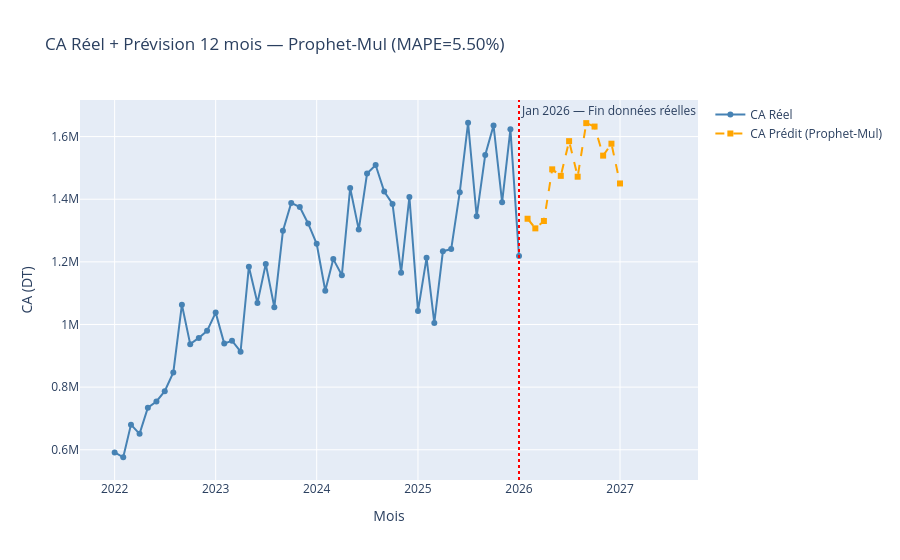

The notebook cell this image was saved under:
### Code cell
# ── 6.2 Graphe Plotly — Historique + Prévision ────────────────
fig = go.Figure()
fig.add_trace(go.Scatter(
    x=ts.index, y=ts.values, name='CA Réel',
    mode='lines+markers', line=dict(color='steelblue', width=2)
))
fig.add_trace(go.Scatter(
    x=df_pred['date'], y=df_pred['predicted_sales'],
    name=f'CA Prédit ({best_ts_name})',
    mode='lines+markers',
    line=dict(color='orange', width=2, dash='dash'),
    marker=dict(size=6, symbol='square')
))
fig.add_vline(
    x=ts.index[-1].timestamp()*1000,
    line_dash='dot', line_color='red',
    annotation_text=f'{ts.index[-1].strftime("%b %Y")} — Fin données réelles'
)
fig.update_layout(
    title=f'CA Réel + Prévision 12 mois — {best_ts_name} (MAPE={best_mape:.2f}%)',
    xaxis_title='Mois', yaxis_title='CA (DT)',
    hovermode='x unified', height=500
)
fig.show()

# Graphe annuel
fig2, ax = plt.subplots(figsize=(8, 5))
ax.bar(['2024 (réel)', '2025 (réel)', '2026-27 (prédit)'],
       [ca_2024, ca_2025, ca_prev],
       color=['steelblue', 'steelblue', 'orange'])
for i, v in enumerate([ca_2024, ca_2025, ca_prev]):
    ax.text(i, v + max(ca_2024,ca_2025,ca_prev)*0.01,
            f'{v:,.0f} DT', ha='center', fontsize=9)
ax.set_title('CA Annuel : Réel vs Prévu')
ax.yaxis.set_major_formatter(plt.FuncFormatter(lambda x,_: f'{x:,.0f}'))
plt.tight_layout()
plt.show()

### Figure 1 — Plotly figure (JSON) as saved in the notebook; plotly's stock layout.template omitted (floating-point values rounded to 4 significant figures)
{"data": [{"line": {"color": "steelblue", "width": 2}, "mode": "lines+markers", "name": "CA Réel", "type": "scatter", "x": ["2022-01-01T00:00:00", "2022-02-01T00:00:00", "2022-03-01T00:00:00", "2022-04-01T00:00:00", "2022-05-01T00:00:00", "2022-06-01T00:00:00", "2022-07-01T00:00:00", "2022-08-01T00:00:00", "2022-09-01T00:00:00", "2022-10-01T00:00:00", "2022-11-01T00:00:00", "2022-12-01T00:00:00", "2023-01-01T00:00:00", "2023-02-01T00:00:00", "2023-03-01T00:00:00", "2023-04-01T00:00:00", "2023-05-01T00:00:00", "2023-06-01T00:00:00", "2023-07-01T00:00:00", "2023-08-01T00:00:00", "2023-09-01T00:00:00", "2023-10-01T00:00:00", "2023-11-01T00:00:00", "2023-12-01T00:00:00", "2024-01-01T00:00:00", "2024-02-01T00:00:00", "2024-03-01T00:00:00", "2024-04-01T00:00:00", "2024-05-01T00:00:00", "2024-06-01T00:00:00", "2024-07-01T00:00:00", "2024-08-01T00:00:00", "2024-09-01T00:00:00", "2024-10-01T00:00:00", "2024-11-01T00:00:00", "2024-12-01T00:00:00", "2025-01-01T00:00:00", "2025-02-01T00:00:00", "2025-03-01T00:00:00", "2025-04-01T00:00:00", "2025-05-01T00:00:00", "2025-06-01T00:00:00", "2025-07-01T00:00:00", "2025-08-01T00:00:00", "2025-09-01T00:00:00", "2025-10-01T00:00:00", "2025-11-01T00:00:00", "2025-12-01T00:00:00", "2026-01-01T00:00:00"], "y": [591400.0, 576100.0, 680200.0, 650800.0, 734300.0, 754300.0, 787000.0, 847000.0, 1063000.0, 937200.0, 957100.0, 979600.0, 1038000.0, 939000.0, 948300.0, 913200.0, 1185000.0, 1069000.0, 1193000.0, 1055000.0, 1299000.0, 1388000.0, 1375000.0, 1323000.0, 1257000.0, 1108000.0, 1209000.0, 1157000.0, 1436000.0, 1303000.0, 1482000.0, 1509000.0, 1425000.0, 1385000.0, 1166000.0, 1407000.0, 1043000.0, 1213000.0, 1005000.0, 1234000.0, 1241000.0, 1422000.0, 1644000.0, 1345000.0, 1541000.0, 1635000.0, 1390000.0, 1623000.0, 1218000.0]}, {"line": {"color": "orange", "dash": "dash", "width": 2}, "marker": {"size": 6, "symbol": "square"}, "mode": "lines+markers", "name": "CA Prédit (Prophet-Mul)", "type": "scatter", "x": ["2026-02-01T00:00:00", "2026-03-01T00:00:00", "2026-04-01T00:00:00", "2026-05-01T00:00:00", "2026-06-01T00:00:00", "2026-07-01T00:00:00", "2026-08-01T00:00:00", "2026-09-01T00:00:00", "2026-10-01T00:00:00", "2026-11-01T00:00:00", "2026-12-01T00:00:00", "2027-01-01T00:00:00"], "y": [1338000.0, 1307000.0, 1330000.0, 1495000.0, 1475000.0, 1585000.0, 1472000.0, 1643000.0, 1632000.0, 1539000.0, 1577000.0, 1450000.0]}], "layout": {"annotations": [{"showarrow": false, "text": "Jan 2026 — Fin données réelles", "x": 1767225600000, "xanchor": "left", "xref": "x", "y": 1, "yanchor": "top", "yref": "y domain"}], "autosize": true, "hovermode": "x unified", "shapes": [{"line": {"color": "red", "dash": "dot"}, "type": "line", "x0": 1767225600000, "x1": 1767225600000, "xref": "x", "y0": 0, "y1": 1, "yref": "y domain"}], "title": {"text": "CA Réel + Prévision 12 mois — Prophet-Mul (MAPE=5.50%)"}, "xaxis": {"autorange": true, "range": ["2021-09-07 16:03:03.2534", "2027-06-13 04:39:17.0638"], "title": {"text": "Mois"}, "type": "date"}, "yaxis": {"autorange": true, "range": [500900.0, 1719000.0], "title": {"text": "CA (DT)"}, "type": "linear"}}}
